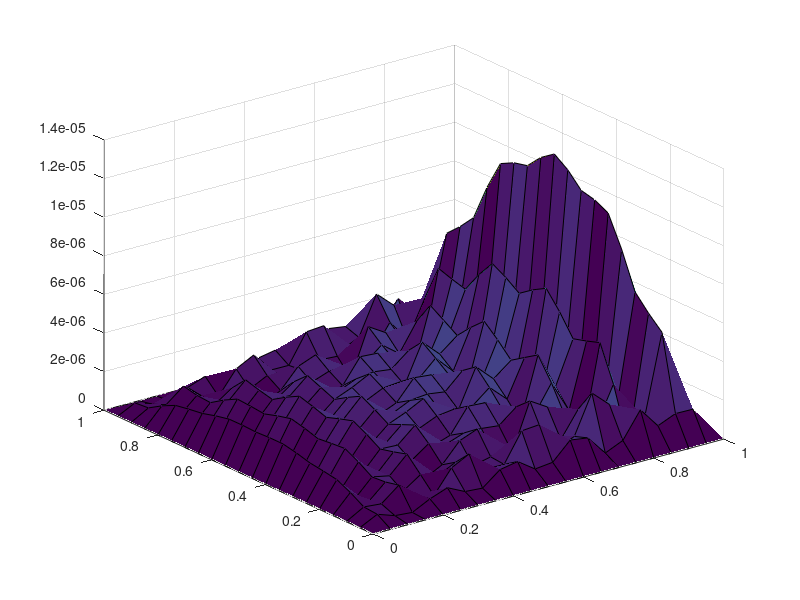

Source code (MATLAB):
%% Alex Swenson HW7 (Computer Project 5c)
function problem1()
clc; clear;
%% Set Domain

% some important constants 
x_bound = 1; y_bound = 1.;
dx = 0.05; dy = dx;
global k 
k = 0.1;
nx = x_bound/dx; ny = y_bound/dy;
dx2 = dx*dx; dy = dy*dy;
dt = (dx2 / k) / 4.0;
t_end = 40 * dt;

x = 0:dx:x_bound;
y = 0:dy:y_bound;
% create mesh
[X, Y] = meshgrid(x);
% Set Initial Conditions
f_init = X .* (1-X.^5) .* Y .* (1-Y);

%% Get Exact Solution
Ntrunc = 50;
f_exact = get_exact(X, Y, Ntrunc, t_end);

%% Part A) L_inf Error Between f_init, f_exact @ 0

A_exact = get_exact(X, Y, Ntrunc, 0);

figure(1)
surf(X, Y, abs(f_init - A_exact));

end 

function exactf = get_exact(X, Y, trunc, t_end)
global k
exactf = zeros(length(X), length(Y));
for n=1:trunc
    for m=1:trunc
    exactf=exactf-120*(-n^4*pi^4*(-1)^n + 12*n^2*pi^2*(-1)^n + 24 + 24*(-1)^(1+n))...
        * (-2 + 2*(-1)^m) / (n^7*pi^10*m^3) ...
        * sin(n*pi*X) .*sin(m*pi*Y)*exp(-(n^2+m^2)*pi^2*k*t_end);
    end
end
end
